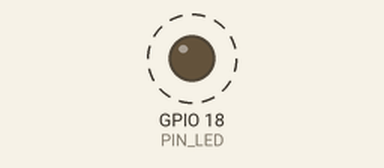
Bench run of a program on a simulated ESP32. Parts: output pins drawn as LEDs (lit = HIGH). Dashed ring = blinking. What the program prints to the serial monitor is not drawn.

Above: at 0.5 s.
Timing chart, 0 to 4.6 s (numbered marks = the images above):
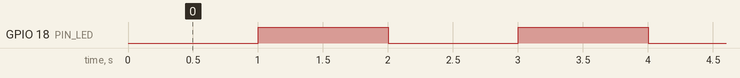

Measured:
- by itself, GPIO 18 (PIN_LED): alternates HIGH for 1.0 s and LOW for 1.0 s

The program:

main.cpp
```cpp
#include <Arduino.h>
#define PIN_LED 18

 void LEDFLASH(int ms)
 {
    digitalWrite(18,LOW);
    delay(ms);
    digitalWrite(18,HIGH);
    delay(ms);
 }
void led_status(int status)
{
    if(status==0)
    {
    digitalWrite(18,LOW);
    }
    else if (status==1)
    {
    digitalWrite(18,HIGH);
    }
    else if (status==2)
    {
   LEDFLASH(250);
    }
    else if (status==3)
    {
   LEDFLASH(1000);
    }
}

void setup() {
 Serial.begin(115200);
 Serial.printf("setup\n");

 pinMode(18,OUTPUT);

}

void loop() {
    /*串口打印
 Serial.printf("hello world\n");
 delay(1000);*/
led_status(3);
}
```
